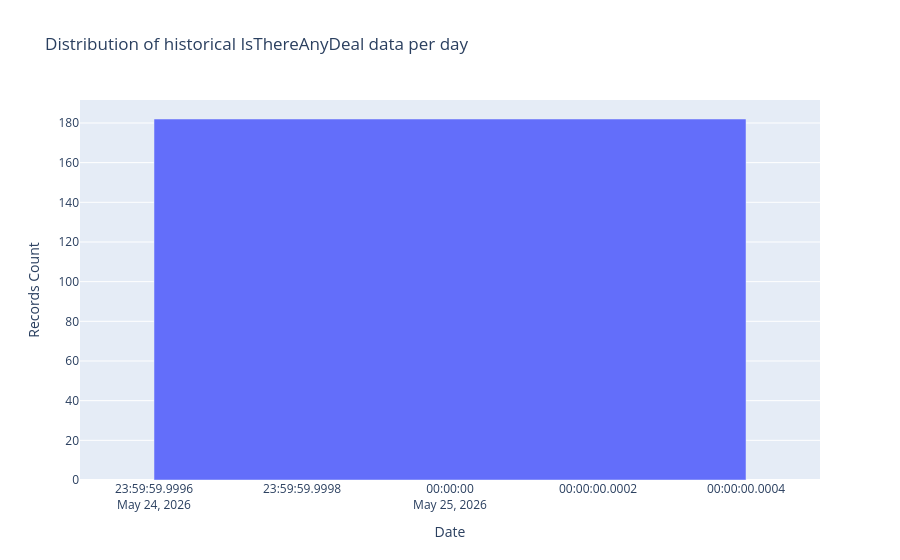

Write notebook code for a chart like this one.
### Code cell
# https://plot.ly/python/bar-charts/

data = [Bar(
        x=grouped_df['date'],
        y=grouped_df['count']
    )]

layout = Layout(
        title='Distribution of historical IsThereAnyDeal data per day',
        xaxis=dict(
            title='Date'
        ),
        yaxis=dict(
            title='Records Count'
        )
    )

fig = Figure(data=data, layout=layout)

iplot(fig)

### Figure 1 — Plotly figure (JSON) as saved in the notebook; plotly's stock layout.template omitted (floating-point values rounded to 4 significant figures)
{"data": [{"type": "bar", "x": ["2026-05-25"], "y": [182]}], "layout": {"title": {"text": "Distribution of historical IsThereAnyDeal data per day"}, "xaxis": {"title": {"text": "Date"}}, "yaxis": {"title": {"text": "Records Count"}}}}
